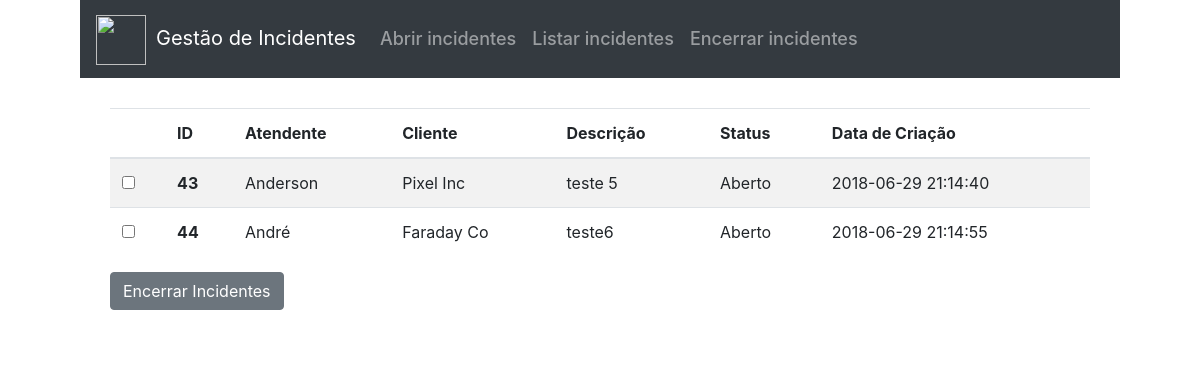
Page /encerra-incidentes/ on the committed database.
### tables this page shows
CREATE TABLE `incidente` (
  `id` int(11) NOT NULL AUTO_INCREMENT,
  `atendente` int(11) NOT NULL,
  `cliente` int(11) NOT NULL,
  `descricao` varchar(512) DEFAULT NULL,
  `status` varchar(16) DEFAULT NULL,
  `creation_time` timestamp NULL DEFAULT CURRENT_TIMESTAMP,
  PRIMARY KEY (`id`),
  UNIQUE KEY `id_UNIQUE` (`id`),
  KEY `fk_incidente_atendente_idx` (`atendente`),
  KEY `fk_incidente_clientes1_idx` (`cliente`),
  CONSTRAINT `fk_atendente` FOREIGN KEY (`atendente`) REFERENCES `atendentes` (`id`) ON DELETE NO ACTION ON UPDATE NO ACTION,
  CONSTRAINT `fk_cliente` FOREIGN KEY (`cliente`) REFERENCES `clientes` (`id`) ON DELETE NO ACTION ON UPDATE NO ACTION
);

CREATE TABLE `atendentes` (
  `id` int(11) NOT NULL AUTO_INCREMENT,
  `nome` varchar(64) NOT NULL,
  PRIMARY KEY (`id`),
  UNIQUE KEY `id_UNIQUE` (`id`)
);

CREATE TABLE `clientes` (
  `id` int(11) NOT NULL AUTO_INCREMENT,
  `nome` varchar(64) NOT NULL,
  `empresa` varchar(64) NOT NULL,
  PRIMARY KEY (`id`),
  UNIQUE KEY `id_UNIQUE` (`id`)
);

### controllers/encerra-incidentes-controller.php (called while the page is built, shortened)
<?php
class EncerraIncidentesController extends MainController
{
    public function index() {
        $modelo = $this->load_model('encerra-incidentes/encerra-incidentes-model');
        require ABSPATH . '/views/_includes/header.php';
        require ABSPATH . '/views/_includes/menu.php';
        require ABSPATH . '/views/encerra-incidentes/encerra-incidentes-view.php';
        require ABSPATH . '/views/_includes/footer.php';
    }
}

### loader.php (called while the page is built, shortened)
<?php
require_once ABSPATH . '/functions/global-functions.php';
$tutsup_mvc = new TutsupMVC();

### config.php (called while the page is built, shortened)
<?php
require_once ABSPATH . '/loader.php';
?>

### index.php (called while the page is built)
<?php
require_once 'config.php';
?>

### classes/class-MainController.php (called while the page is built, shortened)
<?php
class MainController
{
	public $db;
	public function __construct ( $parametros = array() ) {
		$this->db = new TutsupDB();
	}
	public function load_model( $model_name = false ) {
		$model_name =  strtolower( $model_name );
		$model_path = ABSPATH . '/models/' . $model_name . '.php';
		if ( file_exists( $model_path ) ) {
			$model_name = explode('/', $model_name);
			$model_name = end( $model_name );
			$model_name = preg_replace( '/[^a-zA-Z0-9]/is', '', $model_name );
			if ( class_exists( $model_name ) ) {
				return new $model_name( $this->db, $this );
			}
			return;
		}
	}
}

### functions/global-functions.php (called while the page is built, shortened)
<?php
spl_autoload_register(function ($class_name) {
	$file = ABSPATH . '/classes/class-' . $class_name . '.php';
});

### classes/class-TutsupDB.php (called while the page is built, shortened)
<?php
class TutsupDB
{
	public $host      = 'localhost',
	       $db_name   = 'tutsup',
	       $password  = '',
	       $user      = 'root',
	       $charset   = 'utf8',
	       $pdo       = null,
	       $error     = null,
	       $debug     = false,
	       $last_id   = null;
	public function __construct(
		$host     = null,
		$db_name  = null,
		$password = null,
		$user     = null,
		$charset  = null,
		$debug    = null
	) {
		$this->host     = defined( 'HOSTNAME'    ) ? HOSTNAME    : $this->host;
		$this->db_name  = defined( 'DB_NAME'     ) ? DB_NAME     : $this->db_name;
		$this->password = defined( 'DB_PASSWORD' ) ? DB_PASSWORD : $this->password;
		$this->user     = defined( 'DB_USER'     ) ? DB_USER     : $this->user;
		$this->charset  = defined( 'DB_CHARSET'  ) ? DB_CHARSET  : $this->charset;
		$this->debug    = defined( 'DEBUG'       ) ? DEBUG       : $this->debug;
	}
	final protected function connect() {
		$pdo_details  = "mysql:host={$this->host};";
		$pdo_details .= "dbname={$this->db_name};";
		$pdo_details .= "charset={$this->charset};";
		try {
			$this->pdo = new PDO($pdo_details, $this->user, $this->password);
			if ( $this->debug === true ) {
				$this->pdo->setAttribute( PDO::ATTR_ERRMODE, PDO::ERRMODE_WARNING );
			}
		} catch (PDOException $e) {
			if ( $this->debug === true ) {
				echo "Erro: " . $e->getMessage();
			}
			die();
		}
	}
	public function query( $stmt, $data_array = null ) {
		$query      = $this->pdo->prepare( $stmt );
		$check_exec = $query->execute( $data_array );
		if ( $check_exec ) {
			return $query;
		} else {
			$error       = $query->errorInfo();
			$this->error = $error[2];
			return false;
		}
	}
}

### models/encerra-incidentes/encerra-incidentes-model.php (called while the page is built, shortened)
<?php
class EncerraIncidentesModel
{
	public $db;
	public function __construct( $db = false ) {
		$this->db = $db;
	}
    public function lista_incidentes_abertos() {
		$query = $this->db->query("SELECT * from incidente where status = 'Aberto'");
		return $query->fetchAll();
	}
    public function retorna_atendente($id){
		$query = $this->db->query("SELECT nome from atendentes where id ='$id'");
		$nome = $query->fetch();
		return $nome['nome'];;
    }
    public function retorna_cliente($id){
		$query = $this->db->query("SELECT empresa from clientes where id ='$id'");
        $nome = $query->fetch();
		return $nome['empresa'];
    }
}

### views/encerra-incidentes/encerra-incidentes-view.php (the view, shortened to what this page needs)
<?php
$modelo->lista_incidentes_abertos();
?>
<div class="wrap">
<?php
    $incidentes = $modelo->lista_incidentes_abertos();
    if(count($incidentes) ==     0){
        echo '<div class="alert alert-secondary" role="alert">
                Nenhum incidente aberto encontrado!
            </div>';
    }else{
?>
<form method="post" action="" autocomplete="off">
    <table class="table table-striped">
          <thead>
            <tr>
              <th scope="col"></th>
              <th scope="col">ID</th>
              <th scope="col">Atendente</th>
              <th scope="col">Cliente</th>
              <th scope="col">Descri&ccedil;&atilde;o</th>
              <th scope="col">Status</th>
              <th scope="col">Data de Cria&ccedil;&atilde;o</th>
            </tr>
          </thead>
          <tbody>
        <?php
                $incidentes = $modelo->lista_incidentes_abertos();
                for($i = 0; $i < sizeof($incidentes);$i++){
                    ?>
              <tr>
                    <th>
                        <input type="checkbox" name="id_incidente[]" value="<?php echo $incidentes[$i][0]; ?>"><br>
                    </th>
                    <th scope="row"><?php echo $incidentes[$i][0]; ?></th>
                    <td><?php echo $modelo->retorna_atendente($incidentes[$i][1]) ?></td>
                    <td><?php echo $modelo->retorna_cliente($incidentes[$i][2]) ?></td>
                    <td><?php echo $incidentes[$i][3]; ?></td>
                    <td><?php echo $incidentes[$i][4]; ?></td>
                    <td><?php echo $incidentes[$i][5]; ?></td>
              </tr>
        <?php } ?>
        </tbody>
    </table>
    <button type="submit" class="btn btn-secondary">Encerrar Incidentes</button>
</form>
<?php } ?>
</div>

### views/_css/style.css (style rules this page uses)
*, *:after, *:before { box-sizing: border-box; }
body { font-family: sans-serif; font-size: 14px; line-height: 1.5; margin: 0; padding: 0; background: #333333; }
.wrap { padding: 30px; }

### rows in the picture
incidente: id "43", atendente.nome "Anderson", cliente.empresa "Pixel Inc", descricao "teste 5", status "Aberto", creation_time "2018-06-29 21:14:40"
incidente: id "44", atendente.nome "André", cliente.empresa "Faraday Co", descricao "teste6", status "Aberto", creation_time "2018-06-29 21:14:55"
